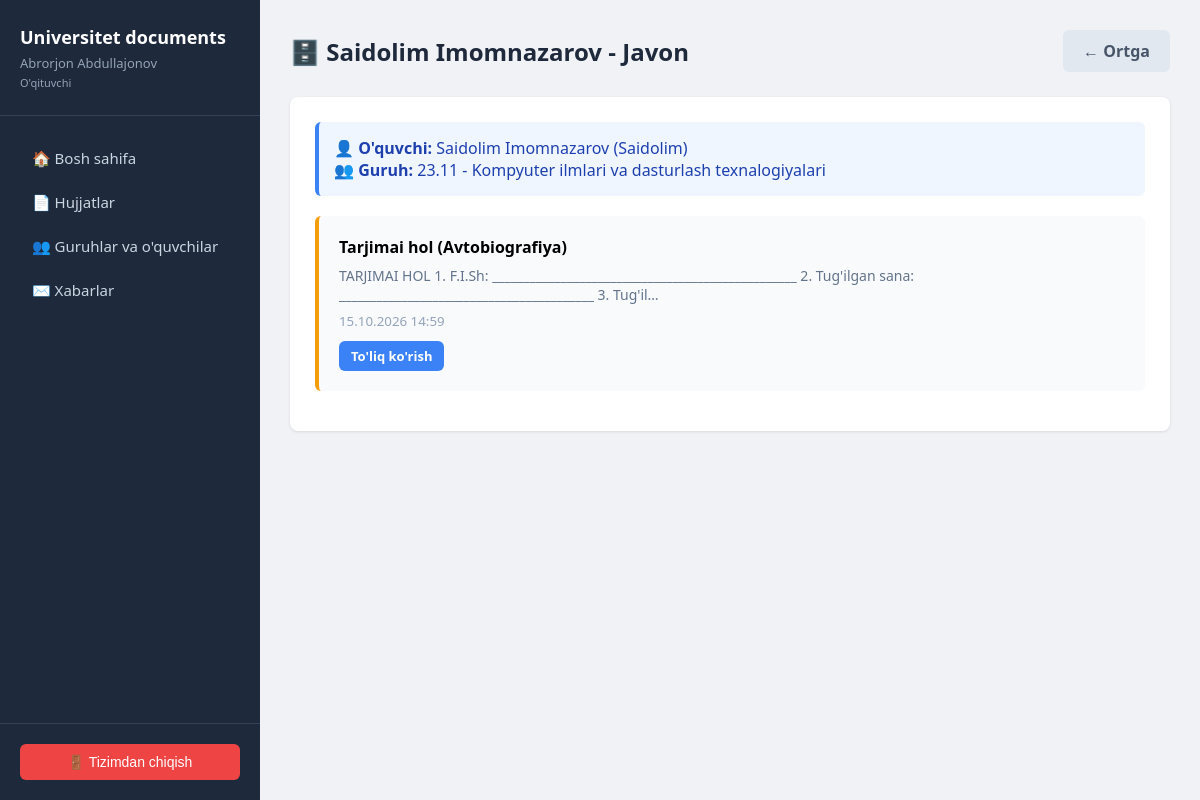
Screenshot of /documents/teacher/student/5/vault/ (signed in) with the database file from the repository.
### apps/accounts/models.py (models this page shows, shortened)
class CustomUser(AbstractUser):
    role = models.CharField(max_length=10, choices=Role.choices, default=Role.STUDENT)
    full_name = models.CharField("Ism Familiya", max_length=150, blank=True)
    group = models.ForeignKey(
        Group,
        on_delete=models.SET_NULL,
        null=True,
        blank=True,
        verbose_name="O'quvchi guruhi"
    )
    objects = CustomUserManager()
    class Meta:
        ordering = ['full_name', 'username']
    @property
    def is_teacher(self):
        return self.role == Role.TEACHER

### apps/groups/models.py (models this page shows, shortened)
class Group(models.Model):
    direction = models.ForeignKey(
        Direction,
        on_delete=models.CASCADE,
        related_name='groups',
        verbose_name="Yo'nalish"
    )
    name = models.CharField("Guruh nomi", max_length=50)
    year = models.IntegerField("O'qish yili", default=2024)
    class Meta:
        verbose_name = "Guruh"
        verbose_name_plural = "Guruhlar"
        ordering = ['-year', 'name']

class Direction(models.Model):
    name = models.CharField("Yo'nalish nomi", max_length=200)
    code = models.CharField("Qisqa kod", max_length=20, unique=True)
    class Meta:
        verbose_name = "Yo'nalish"
        verbose_name_plural = "Yo'nalishlar"
        ordering = ['name']

### apps/documents/models.py (models this page shows, shortened)
class StudentDocument(models.Model):
    STATUS_DRAFT = 'draft'
    STATUS_SUBMITTED = 'submitted'
    STATUS_CHOICES = [
        (STATUS_DRAFT, "Javonda"),
        (STATUS_SUBMITTED, "Yuborilgan"),
    ]
    student = models.ForeignKey(
        settings.AUTH_USER_MODEL,
        on_delete=models.CASCADE,
        related_name='documents',
        verbose_name="O'quvchi"
    )
    template = models.ForeignKey(
        DocumentTemplate,
        on_delete=models.CASCADE,
        related_name='student_documents',
        verbose_name="Shablon"
    )
    content = models.TextField("Hujjat mazmuni", blank=True)
    file = models.FileField("Fayl", upload_to='documents/', blank=True, null=True)
    status = models.CharField(
        "Holat",
        max_length=20,
        choices=STATUS_CHOICES,
        default=STATUS_DRAFT
    )
    teacher_score = models.IntegerField("O'qituvchi bahosi", null=True, blank=True, help_text="0-100 orasida")
    teacher_comment = models.TextField("O'qituvchi izohi", blank=True)
    allow_teacher_view_draft = models.BooleanField(
        "O'qituvchiga javonni ko'rishga ruxsat berish",
        default=False,
        help_text="Agar belgilansa, o'qituvchi bu hujjatni javonda ham ko'ra oladi"
    )
    created_at = models.DateTimeField(auto_now_add=True)
    updated_at = models.DateTimeField(auto_now=True)
    class Meta:
        verbose_name = "O'quvchi hujjati"
        verbose_name_plural = "O'quvchi hujjatlari"
        ordering = ['-updated_at']

class DocumentTemplate(models.Model):
    title = models.CharField("Shablon nomi", max_length=200)
    description = models.TextField("Tavsif", blank=True)
    content = models.TextField("Shablon matni", blank=True)
    is_active = models.BooleanField("Faol", default=True)
    created_at = models.DateTimeField(auto_now_add=True)
    class Meta:
        verbose_name = "Shablon"
        verbose_name_plural = "Shablonlar"
        ordering = ['title']

### apps/documents/views.py (the view)
# urls.py: path('teacher/student/<int:student_id>/vault/', views.student_vault_by_teacher_view, name='student_vault_by_teacher'),
@login_required
def student_vault_by_teacher_view(request, student_id):
    if not request.user.is_teacher:
        return redirect('dashboard')
    student = get_object_or_404(CustomUser, id=student_id, role='student')
    vault_documents = StudentDocument.objects.filter(
        student=student,
        status=StudentDocument.STATUS_DRAFT,
        allow_teacher_view_draft=True
    ).select_related('template')
    all_vault = StudentDocument.objects.filter(
        student=student,
        status=StudentDocument.STATUS_DRAFT
    ).select_related('template')
    return render(request, 'teacher/student_vault.html', {
        'student': student,
        'vault_documents': vault_documents,
        'all_vault_count': all_vault.count()
    })

### templates/teacher/student_vault.html (shortened to what this page needs)
{% extends 'base.html' %}
{% block content %}
<div class="page-header">
    <h1>🗄️ {{ student.full_name|default:student.username }} - Javon</h1>
    <a href="{% url 'teacher_groups' %}" class="btn btn-secondary">← Ortga</a>
</div>
<div class="card">
    <div style="background: #eff6ff; border-left: 4px solid #3b82f6; padding: 15px; border-radius: 6px; margin-bottom: 20px;">
        <p style="margin: 0; color: #1e40af;">
            <strong>👤 O'quvchi:</strong> {{ student.full_name }} ({{ student.username }})<br>
            <strong>👥 Guruh:</strong> {{ student.group.name }} - {{ student.group.direction.name }}
        </p>
    </div>
    {% if vault_documents %}
        {% for doc in vault_documents %}
        <div style="background: #f8fafc; padding: 20px; border-radius: 6px; margin-bottom: 15px; border-left: 4px solid #f59e0b;">
            <div style="display: flex; justify-content: space-between; align-items: start;">
                <div style="flex: 1;">
                    <h4 style="margin: 0 0 8px 0;">{{ doc.template.title }}</h4>
                    <p style="margin: 0 0 5px 0; color: #64748b; font-size: 14px;">{{ doc.content|truncatechars:150 }}</p>
                    <small style="color: #94a3b8;"> {{ doc.updated_at|date:"d.m.Y H:i" }}</small>
                </div>
            </div>
            <div style="margin-top: 10px;">
                <a href="{% url 'documents:teacher_document_view' doc.pk %}" class="btn btn-primary" style="padding: 6px 12px; font-size: 13px;">To'liq ko'rish</a>
            </div>
        </div>
        {% endfor %}
    {% else %}
        <div style="text-align: center; padding: 40px; color: #64748b;">
            <div style="font-size: 48px; margin-bottom: 15px;">📭</div>
            <p style="font-size: 16px;">O'quvchi javonidagi hujjatlarni ko'rishga ruxsat bermagan</p>
            <p style="font-size: 13px; margin-top: 10px;">Yoki javon bo'sh</p>
        </div>
    {% endif %}
</div>
{% endblock %}

### templates/base.html (shortened to what this page needs)
<!DOCTYPE html>
<html lang="uz">
<head>
</head>
<body>
    <div class="sidebar">
        <div class="sidebar-header">
            <h2>Universitet documents</h2>
            <p>{{ user.full_name|default:user.username }}</p>
            <p style="font-size: 11px; margin-top: 3px;">{{ user.get_role_display }}</p>
        </div>
        <div class="sidebar-menu">
            <a href="{% url 'dashboard' %}" class="{% if request.resolver_match.url_name == 'dashboard' %}active{% endif %}">
                <span>🏠 Bosh sahifa</span>
            </a>
            {% if user.is_teacher %}
            <a href="{% url 'documents:documents_hub' %}" class="">
                <span>📄 Hujjatlar</span>
            </a>
            <a href="{% url 'teacher_groups' %}" class="{% if 'teacher_groups' in request.resolver_match.url_name %}active{% endif %}">
                <span>👥 Guruhlar va o'quvchilar</span>
            </a>
            {% else %}
            <a href="{% url 'documents:documents_hub' %}" class="{% if request.resolver_match.url_name == 'documents_hub' or 'student_vault' in request.resolver_match.url_name or 'student_documents' in request.resolver_match.url_name %}active{% endif %}">
                <span>📄 Hujjatlar</span>
            </a>
            {% endif %}
            <a href="{% url 'messaging:chat_list' %}" class="{% if 'messaging' in request.resolver_match.url_name %}active{% endif %}">
                <span>✉️ Xabarlar</span>
            </a>
        </div>
        <div class="sidebar-footer">
            <form method="post" action="{% url 'logout' %}">
                <button type="submit" class="logout-btn">🚪 Tizimdan chiqish</button>
            </form>
        </div>
    </div>
    <div class="main-content">
        {% block content %}{% endblock %}
    </div>
</body>
</html>

### templates/base.html (style rules this page uses)
* { box-sizing: border-box; margin: 0; padding: 0; }
body { font-family: 'Segoe UI', Arial, sans-serif; display: flex; min-height: 100vh; background: #f0f2f5; }
.sidebar { width: 260px; background: #1e293b; color: white; display: flex; flex-direction: column; position: fixed; height: 100vh; }
.sidebar-header { padding: 25px 20px; border-bottom: 1px solid #334155; }
.sidebar-header h2 { font-size: 18px; font-weight: 600; }
.sidebar-header p { font-size: 13px; color: #94a3b8; margin-top: 5px; }
.sidebar-menu { flex: 1; padding: 20px 0; overflow-y: auto; }
.sidebar-menu a { display: flex; align-items: center; padding: 12px 20px; color: #cbd5e1; text-decoration: none; transition: 0.2s; font-size: 15px; }
.sidebar-menu a span { margin-left: 12px; }
.sidebar-footer { padding: 20px; border-top: 1px solid #334155; }
.logout-btn { width: 100%; background: #ef4444; color: white; border: none; padding: 10px; border-radius: 6px; cursor: pointer; font-size: 14px; }
.main-content { margin-left: 260px; flex: 1; padding: 30px; }
.page-header { margin-bottom: 25px; display: flex; justify-content: space-between; align-items: center; }
.page-header h1 { font-size: 24px; color: #1e293b; }
.card { background: white; border-radius: 8px; box-shadow: 0 1px 3px rgba(0,0,0,0.1); padding: 25px; margin-bottom: 20px; }
.btn { padding: 10px 20px; border-radius: 6px; text-decoration: none; display: inline-block; font-weight: 600; cursor: pointer; border: none; }
.btn-primary { background: #3b82f6; color: white; }
.btn-secondary { background: #e2e8f0; color: #475569; }

### rows the page displays
CustomUser: full_name "Abrorjon Abdullajonov", role "O'qituvchi"
CustomUser: full_name "Saidolim Imomnazarov", username "Saidolim", group.name "23.11", group.direction.name "Kompyuter ilmlari va dasturlash texnalogiyalari"
StudentDocument: template "Tarjimai hol (Avtobiografiya)", content "TARJIMAI HOL 1. F.I.Sh: _________________________________________________ 2. Tug'ilgan sana: _________________________________________ 3. Tug'il…", updated_at "15.10.2026 14:59"
